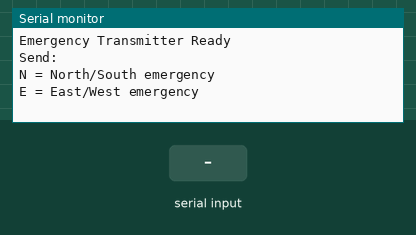
Simulated run of this sketch. Board: ESP32. Shown: the last lines printed to the serial monitor. Inputs (shaded band) come from the test bench. No radio packets arrive unless stated.

Above: at 1.2 s.
1.3 s: "N" received over Serial
At 2.3 s:
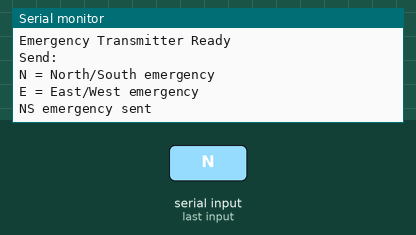
2.8 s: "E" received over Serial
At 3.4 s:
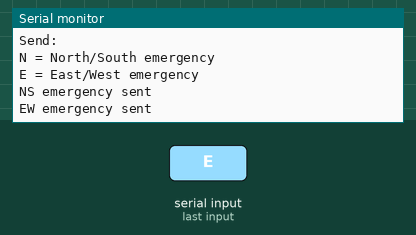

The sketch:

Transiver.ino
```cpp
#include <SPI.h>
#include <RF24.h>

RF24 radio(4, 5);

const byte address[6] = "00001";

char message[32];

void setup() {
  Serial.begin(115200);

  if (!radio.begin()) {
    Serial.println("NRF not detected");
    while (1);
  }

  radio.openWritingPipe(address);

  radio.setPALevel(RF24_PA_LOW);

  radio.stopListening();

  Serial.println("Emergency Transmitter Ready");
  Serial.println("Send:");
  Serial.println("N = North/South emergency");
  Serial.println("E = East/West emergency");
}

void loop() {

  if (Serial.available()) {

    char cmd = Serial.read();

    if (cmd == 'N') {

      strcpy(message, "NS_EMERGENCY");

      radio.write(&message, sizeof(message));

      Serial.println("NS emergency sent");
    }

    if (cmd == 'E') {

      strcpy(message, "EW_EMERGENCY");

      radio.write(&message, sizeof(message));

      Serial.println("EW emergency sent");
    }
  }
}
```

Measured:
- after the input at 1.3 s, the serial monitor: prints a new line at once (image 1)
- after the input at 2.8 s, the serial monitor: prints a new line at once (image 2)
